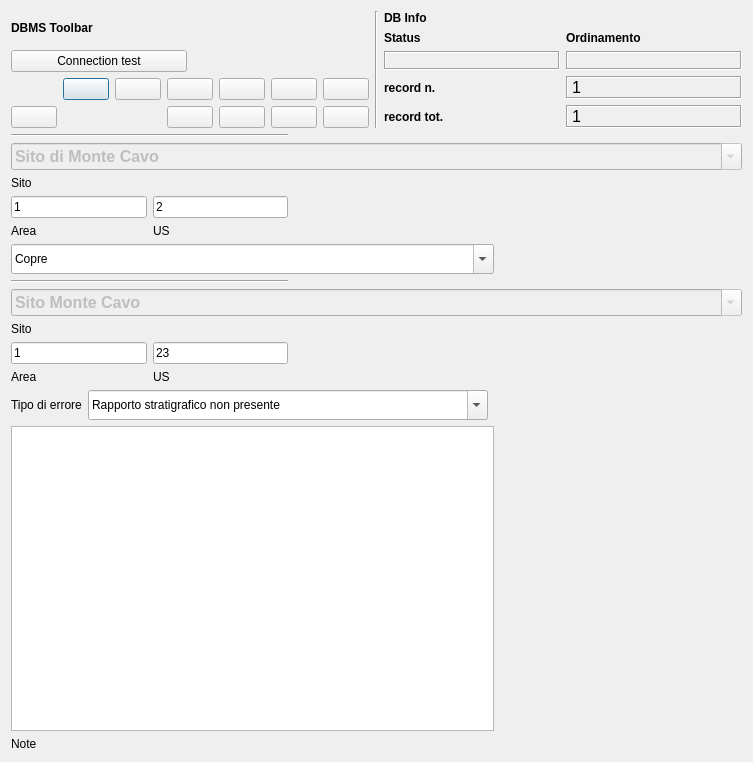
<?xml version="1.0" encoding="UTF-8"?>
<ui version="4.0">
 <class>DialogRelCheck</class>
 <widget class="QDialog" name="DialogRelCheck">
  <property name="geometry">
   <rect>
    <x>0</x>
    <y>0</y>
    <width>753</width>
    <height>762</height>
   </rect>
  </property>
  <property name="minimumSize">
   <size>
    <width>540</width>
    <height>400</height>
   </size>
  </property>
  <property name="windowTitle">
   <string>pyArchInit Gestione Scavi - Gestione Errori rapproti stratigrafici</string>
  </property>
  <property name="windowIcon">
   <iconset resource="resources.qrc">
    <normaloff>:/icons/delete.png</normaloff>:/images/delete.png</iconset>
  </property>
  <layout class="QGridLayout" name="gridLayout_6">
   <item row="4" column="1">
    <widget class="QComboBox" name="comboBox_type_error">
     <property name="enabled">
      <bool>true</bool>
     </property>
     <property name="minimumSize">
      <size>
       <width>400</width>
       <height>30</height>
      </size>
     </property>
     <property name="maximumSize">
      <size>
       <width>16777215</width>
       <height>30</height>
      </size>
     </property>
     <property name="editable">
      <bool>true</bool>
     </property>
     <item>
      <property name="text">
       <string>Rapporto stratigrafico non presente</string>
      </property>
     </item>
    </widget>
   </item>
   <item row="0" column="0" colspan="4">
    <layout class="QHBoxLayout" name="horizontalLayout">
     <item>
      <layout class="QGridLayout" name="gridLayout_2">
       <item row="0" column="0">
        <widget class="QLabel" name="label_29">
         <property name="font">
          <font>
           <weight>75</weight>
           <bold>true</bold>
          </font>
         </property>
         <property name="text">
          <string>DBMS Toolbar</string>
         </property>
        </widget>
       </item>
       <item row="2" column="0" colspan="2">
        <layout class="QGridLayout" name="gridLayout">
         <item row="0" column="5">
          <widget class="QPushButton" name="pushButton_first_rec">
           <property name="toolTip">
            <string>First rec</string>
           </property>
           <property name="text">
            <string/>
           </property>
           <property name="icon">
            <iconset resource="resources.qrc">
             <normaloff>:/icons/5_leftArrows.png</normaloff>:/images/5_leftArrows.png</iconset>
           </property>
          </widget>
         </item>
         <item row="0" column="7">
          <widget class="QPushButton" name="pushButton_next_rec">
           <property name="toolTip">
            <string>Next rec</string>
           </property>
           <property name="text">
            <string/>
           </property>
           <property name="icon">
            <iconset resource="resources.qrc">
             <normaloff>:/icons/6_rightArrow.png</normaloff>:/images/6_rightArrow.png</iconset>
           </property>
          </widget>
         </item>
         <item row="0" column="8">
          <widget class="QPushButton" name="pushButton_last_rec">
           <property name="toolTip">
            <string>Last rec</string>
           </property>
           <property name="text">
            <string/>
           </property>
           <property name="icon">
            <iconset resource="resources.qrc">
             <normaloff>:/icons/7_rightArrows.png</normaloff>:/images/7_rightArrows.png</iconset>
           </property>
          </widget>
         </item>
         <item row="0" column="9">
          <widget class="QPushButton" name="pushButton_new_rec">
           <property name="font">
            <font>
             <pointsize>9</pointsize>
            </font>
           </property>
           <property name="toolTip">
            <string>New record</string>
           </property>
           <property name="text">
            <string/>
           </property>
           <property name="icon">
            <iconset resource="resources.qrc">
             <normaloff>:/icons/newrec.png</normaloff>:/images/newrec.png</iconset>
           </property>
          </widget>
         </item>
         <item row="0" column="10">
          <widget class="QPushButton" name="pushButton_save">
           <property name="font">
            <font>
             <pointsize>9</pointsize>
            </font>
           </property>
           <property name="toolTip">
            <string>Save</string>
           </property>
           <property name="text">
            <string/>
           </property>
           <property name="icon">
            <iconset resource="resources.qrc">
             <normaloff>:/icons/b_save.png</normaloff>:/images/b_save.png</iconset>
           </property>
           <property name="autoDefault">
            <bool>false</bool>
           </property>
          </widget>
         </item>
         <item row="1" column="7">
          <widget class="QPushButton" name="pushButton_new_search">
           <property name="font">
            <font>
             <pointsize>9</pointsize>
            </font>
           </property>
           <property name="toolTip">
            <string>new search</string>
           </property>
           <property name="text">
            <string/>
           </property>
           <property name="icon">
            <iconset resource="resources.qrc">
             <normaloff>:/icons/new_search.png</normaloff>:/images/new_search.png</iconset>
           </property>
          </widget>
         </item>
         <item row="1" column="8">
          <widget class="QPushButton" name="pushButton_search_go">
           <property name="font">
            <font>
             <pointsize>9</pointsize>
            </font>
           </property>
           <property name="toolTip">
            <string>search !!!</string>
           </property>
           <property name="text">
            <string/>
           </property>
           <property name="icon">
            <iconset resource="resources.qrc">
             <normaloff>:/icons/search.png</normaloff>:/images/search.png</iconset>
           </property>
          </widget>
         </item>
         <item row="1" column="9">
          <widget class="QPushButton" name="pushButton_sort">
           <property name="font">
            <font>
             <pointsize>9</pointsize>
            </font>
           </property>
           <property name="toolTip">
            <string>Order by</string>
           </property>
           <property name="text">
            <string/>
           </property>
           <property name="icon">
            <iconset resource="resources.qrc">
             <normaloff>:/icons/sort.png</normaloff>:/images/sort.png</iconset>
           </property>
          </widget>
         </item>
         <item row="1" column="10">
          <widget class="QPushButton" name="pushButton_view_all">
           <property name="font">
            <font>
             <pointsize>9</pointsize>
            </font>
           </property>
           <property name="toolTip">
            <string>View alls records</string>
           </property>
           <property name="text">
            <string/>
           </property>
           <property name="icon">
            <iconset resource="resources.qrc">
             <normaloff>:/icons/view_all.png</normaloff>:/images/view_all.png</iconset>
           </property>
          </widget>
         </item>
         <item row="1" column="2">
          <widget class="QPushButton" name="pushButton_delete">
           <property name="enabled">
            <bool>true</bool>
           </property>
           <property name="font">
            <font>
             <pointsize>9</pointsize>
            </font>
           </property>
           <property name="toolTip">
            <string>Delete record</string>
           </property>
           <property name="text">
            <string/>
           </property>
           <property name="icon">
            <iconset resource="resources.qrc">
             <normaloff>:/icons/delete.png</normaloff>:/images/delete.png</iconset>
           </property>
          </widget>
         </item>
         <item row="0" column="6">
          <widget class="QPushButton" name="pushButton_prev_rec">
           <property name="toolTip">
            <string>Prev rec</string>
           </property>
           <property name="text">
            <string/>
           </property>
           <property name="icon">
            <iconset resource="resources.qrc">
             <normaloff>:/icons/4_leftArrow.png</normaloff>:/images/4_leftArrow.png</iconset>
           </property>
          </widget>
         </item>
        </layout>
       </item>
       <item row="1" column="0">
        <widget class="QPushButton" name="pushButton_connect">
         <property name="text">
          <string>Connection test</string>
         </property>
        </widget>
       </item>
      </layout>
     </item>
     <item>
      <widget class="Line" name="line_6">
       <property name="orientation">
        <enum>Qt::Vertical</enum>
       </property>
      </widget>
     </item>
     <item>
      <layout class="QGridLayout" name="gridLayout_5">
       <item row="0" column="0">
        <widget class="QLabel" name="label_42">
         <property name="font">
          <font>
           <weight>75</weight>
           <bold>true</bold>
          </font>
         </property>
         <property name="autoFillBackground">
          <bool>true</bool>
         </property>
         <property name="text">
          <string>DB Info</string>
         </property>
        </widget>
       </item>
       <item row="1" column="0">
        <layout class="QGridLayout" name="gridLayout_4">
         <item row="0" column="1">
          <widget class="QLabel" name="label_43">
           <property name="font">
            <font>
             <pointsize>9</pointsize>
             <weight>75</weight>
             <bold>true</bold>
            </font>
           </property>
           <property name="text">
            <string>Ordinamento</string>
           </property>
           <property name="margin">
            <number>0</number>
           </property>
          </widget>
         </item>
         <item row="1" column="0">
          <widget class="QLabel" name="label_status">
           <property name="minimumSize">
            <size>
             <width>40</width>
             <height>0</height>
            </size>
           </property>
           <property name="font">
            <font>
             <pointsize>10</pointsize>
             <weight>75</weight>
             <bold>true</bold>
            </font>
           </property>
           <property name="cursor">
            <cursorShape>ForbiddenCursor</cursorShape>
           </property>
           <property name="mouseTracking">
            <bool>false</bool>
           </property>
           <property name="contextMenuPolicy">
            <enum>Qt::DefaultContextMenu</enum>
           </property>
           <property name="frameShape">
            <enum>QFrame::Box</enum>
           </property>
           <property name="frameShadow">
            <enum>QFrame::Sunken</enum>
           </property>
           <property name="text">
            <string/>
           </property>
           <property name="alignment">
            <set>Qt::AlignCenter</set>
           </property>
           <property name="margin">
            <number>0</number>
           </property>
          </widget>
         </item>
         <item row="1" column="1">
          <widget class="QLabel" name="label_sort">
           <property name="font">
            <font>
             <pointsize>10</pointsize>
             <weight>75</weight>
             <bold>true</bold>
            </font>
           </property>
           <property name="cursor">
            <cursorShape>ForbiddenCursor</cursorShape>
           </property>
           <property name="mouseTracking">
            <bool>false</bool>
           </property>
           <property name="contextMenuPolicy">
            <enum>Qt::DefaultContextMenu</enum>
           </property>
           <property name="frameShape">
            <enum>QFrame::Box</enum>
           </property>
           <property name="frameShadow">
            <enum>QFrame::Sunken</enum>
           </property>
           <property name="text">
            <string/>
           </property>
           <property name="alignment">
            <set>Qt::AlignCenter</set>
           </property>
           <property name="margin">
            <number>0</number>
           </property>
          </widget>
         </item>
         <item row="0" column="0">
          <widget class="QLabel" name="label_34">
           <property name="font">
            <font>
             <pointsize>9</pointsize>
             <weight>75</weight>
             <bold>true</bold>
            </font>
           </property>
           <property name="text">
            <string>Status</string>
           </property>
           <property name="margin">
            <number>0</number>
           </property>
          </widget>
         </item>
        </layout>
       </item>
       <item row="2" column="0">
        <layout class="QGridLayout" name="gridLayout_3">
         <item row="0" column="0">
          <widget class="QLabel" name="label_27">
           <property name="font">
            <font>
             <pointsize>9</pointsize>
             <weight>75</weight>
             <bold>true</bold>
            </font>
           </property>
           <property name="text">
            <string>record n.</string>
           </property>
           <property name="margin">
            <number>0</number>
           </property>
          </widget>
         </item>
         <item row="0" column="1">
          <widget class="QLabel" name="label_rec_corrente">
           <property name="font">
            <font>
             <family>Microsoft Sans Serif</family>
             <pointsize>12</pointsize>
            </font>
           </property>
           <property name="cursor">
            <cursorShape>ForbiddenCursor</cursorShape>
           </property>
           <property name="mouseTracking">
            <bool>false</bool>
           </property>
           <property name="contextMenuPolicy">
            <enum>Qt::DefaultContextMenu</enum>
           </property>
           <property name="frameShape">
            <enum>QFrame::Box</enum>
           </property>
           <property name="frameShadow">
            <enum>QFrame::Sunken</enum>
           </property>
           <property name="text">
            <string>1</string>
           </property>
          </widget>
         </item>
         <item row="1" column="0">
          <widget class="QLabel" name="label_28">
           <property name="font">
            <font>
             <pointsize>9</pointsize>
             <weight>75</weight>
             <bold>true</bold>
            </font>
           </property>
           <property name="text">
            <string>record tot.</string>
           </property>
           <property name="margin">
            <number>0</number>
           </property>
          </widget>
         </item>
         <item row="1" column="1">
          <widget class="QLabel" name="label_rec_tot">
           <property name="font">
            <font>
             <family>Microsoft Sans Serif</family>
             <pointsize>12</pointsize>
            </font>
           </property>
           <property name="cursor">
            <cursorShape>ForbiddenCursor</cursorShape>
           </property>
           <property name="mouseTracking">
            <bool>false</bool>
           </property>
           <property name="contextMenuPolicy">
            <enum>Qt::DefaultContextMenu</enum>
           </property>
           <property name="frameShape">
            <enum>QFrame::Box</enum>
           </property>
           <property name="frameShadow">
            <enum>QFrame::Sunken</enum>
           </property>
           <property name="text">
            <string>1</string>
           </property>
          </widget>
         </item>
        </layout>
       </item>
      </layout>
     </item>
    </layout>
   </item>
   <item row="1" column="0" colspan="4">
    <layout class="QGridLayout" name="gridLayout_7">
     <item row="0" column="0" colspan="2">
      <widget class="Line" name="line_8">
       <property name="font">
        <font>
         <weight>75</weight>
         <bold>true</bold>
        </font>
       </property>
       <property name="orientation">
        <enum>Qt::Horizontal</enum>
       </property>
      </widget>
     </item>
     <item row="1" column="0" colspan="3">
      <layout class="QVBoxLayout" name="verticalLayout">
       <item>
        <widget class="QComboBox" name="comboBox_sito">
         <property name="enabled">
          <bool>false</bool>
         </property>
         <property name="minimumSize">
          <size>
           <width>0</width>
           <height>0</height>
          </size>
         </property>
         <property name="maximumSize">
          <size>
           <width>16777215</width>
           <height>30</height>
          </size>
         </property>
         <property name="font">
          <font>
           <pointsize>12</pointsize>
           <weight>75</weight>
           <bold>true</bold>
          </font>
         </property>
         <property name="mouseTracking">
          <bool>true</bool>
         </property>
         <property name="editable">
          <bool>true</bool>
         </property>
         <property name="maxVisibleItems">
          <number>99999</number>
         </property>
         <property name="maxCount">
          <number>2147483647</number>
         </property>
         <item>
          <property name="text">
           <string>Sito di Monte Cavo</string>
          </property>
         </item>
        </widget>
       </item>
       <item>
        <widget class="QLabel" name="label">
         <property name="text">
          <string>Sito</string>
         </property>
        </widget>
       </item>
      </layout>
     </item>
     <item row="2" column="0">
      <layout class="QVBoxLayout" name="verticalLayout_2">
       <item>
        <widget class="QLineEdit" name="lineEdit_area">
         <property name="text">
          <string>1</string>
         </property>
        </widget>
       </item>
       <item>
        <widget class="QLabel" name="label_14">
         <property name="text">
          <string>Area</string>
         </property>
        </widget>
       </item>
      </layout>
     </item>
     <item row="2" column="1">
      <layout class="QVBoxLayout" name="verticalLayout_5">
       <item>
        <widget class="QLineEdit" name="lineEdit_us">
         <property name="text">
          <string>2</string>
         </property>
        </widget>
       </item>
       <item>
        <widget class="QLabel" name="label_15">
         <property name="text">
          <string>US</string>
         </property>
        </widget>
       </item>
      </layout>
     </item>
     <item row="2" column="2">
      <spacer name="horizontalSpacer_3">
       <property name="orientation">
        <enum>Qt::Horizontal</enum>
       </property>
       <property name="sizeHint" stdset="0">
        <size>
         <width>448</width>
         <height>20</height>
        </size>
       </property>
      </spacer>
     </item>
    </layout>
   </item>
   <item row="2" column="0" colspan="3">
    <widget class="QComboBox" name="comboBox_rapporto">
     <property name="enabled">
      <bool>true</bool>
     </property>
     <property name="minimumSize">
      <size>
       <width>0</width>
       <height>30</height>
      </size>
     </property>
     <property name="maximumSize">
      <size>
       <width>16777215</width>
       <height>30</height>
      </size>
     </property>
     <property name="editable">
      <bool>true</bool>
     </property>
     <item>
      <property name="text">
       <string>Copre</string>
      </property>
     </item>
    </widget>
   </item>
   <item row="4" column="3">
    <spacer name="horizontalSpacer_5">
     <property name="orientation">
      <enum>Qt::Horizontal</enum>
     </property>
     <property name="sizeHint" stdset="0">
      <size>
       <width>178</width>
       <height>20</height>
      </size>
     </property>
    </spacer>
   </item>
   <item row="3" column="0" colspan="4">
    <layout class="QGridLayout" name="gridLayout_11">
     <item row="0" column="0" colspan="2">
      <widget class="Line" name="line_9">
       <property name="font">
        <font>
         <weight>75</weight>
         <bold>true</bold>
        </font>
       </property>
       <property name="orientation">
        <enum>Qt::Horizontal</enum>
       </property>
      </widget>
     </item>
     <item row="1" column="0" colspan="3">
      <layout class="QVBoxLayout" name="verticalLayout_7">
       <item>
        <widget class="QComboBox" name="comboBox_sito_rel">
         <property name="enabled">
          <bool>false</bool>
         </property>
         <property name="minimumSize">
          <size>
           <width>0</width>
           <height>0</height>
          </size>
         </property>
         <property name="maximumSize">
          <size>
           <width>16777215</width>
           <height>30</height>
          </size>
         </property>
         <property name="font">
          <font>
           <pointsize>12</pointsize>
           <weight>75</weight>
           <bold>true</bold>
          </font>
         </property>
         <property name="mouseTracking">
          <bool>true</bool>
         </property>
         <property name="editable">
          <bool>true</bool>
         </property>
         <property name="maxVisibleItems">
          <number>99999</number>
         </property>
         <property name="maxCount">
          <number>2147483647</number>
         </property>
         <item>
          <property name="text">
           <string>Sito Monte Cavo</string>
          </property>
         </item>
        </widget>
       </item>
       <item>
        <widget class="QLabel" name="label_17">
         <property name="text">
          <string>Sito</string>
         </property>
        </widget>
       </item>
      </layout>
     </item>
     <item row="2" column="0">
      <layout class="QVBoxLayout" name="verticalLayout_8">
       <item>
        <widget class="QLineEdit" name="lineEdit_area_rel">
         <property name="text">
          <string>1</string>
         </property>
        </widget>
       </item>
       <item>
        <widget class="QLabel" name="label_18">
         <property name="text">
          <string>Area</string>
         </property>
        </widget>
       </item>
      </layout>
     </item>
     <item row="2" column="1">
      <layout class="QVBoxLayout" name="verticalLayout_9">
       <item>
        <widget class="QLineEdit" name="lineEdit_us_rel">
         <property name="text">
          <string>23</string>
         </property>
        </widget>
       </item>
       <item>
        <widget class="QLabel" name="label_19">
         <property name="text">
          <string>US</string>
         </property>
        </widget>
       </item>
      </layout>
     </item>
     <item row="2" column="2">
      <spacer name="horizontalSpacer_4">
       <property name="orientation">
        <enum>Qt::Horizontal</enum>
       </property>
       <property name="sizeHint" stdset="0">
        <size>
         <width>448</width>
         <height>20</height>
        </size>
       </property>
      </spacer>
     </item>
    </layout>
   </item>
   <item row="4" column="0">
    <widget class="QLabel" name="label_21">
     <property name="text">
      <string>Tipo di errore</string>
     </property>
    </widget>
   </item>
   <item row="6" column="0" colspan="3">
    <widget class="QLabel" name="label_20">
     <property name="text">
      <string>Note</string>
     </property>
    </widget>
   </item>
   <item row="5" column="0" colspan="3">
    <widget class="QTextEdit" name="textEdit_note">
     <property name="minimumSize">
      <size>
       <width>0</width>
       <height>20</height>
      </size>
     </property>
     <property name="maximumSize">
      <size>
       <width>16777215</width>
       <height>16000000</height>
      </size>
     </property>
     <property name="font">
      <font>
       <pointsize>10</pointsize>
      </font>
     </property>
    </widget>
   </item>
  </layout>
 </widget>
 <resources>
  <include location="resources.qrc"/>
 </resources>
 <connections/>
</ui>
